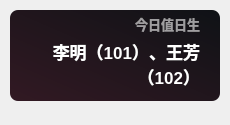
<?xml version="1.0" encoding="UTF-8"?>
<ui version="4.0">
 <class>Theme</class>
 <widget class="QWidget" name="Form">
  <property name="geometry">
   <rect>
    <x>0</x>
    <y>0</y>
    <width>230</width>
    <height>125</height>
   </rect>
  </property>
  <property name="minimumSize">
   <size>
    <width>0</width>
    <height>0</height>
   </size>
  </property>
  <property name="maximumSize">
   <size>
    <width>16777215</width>
    <height>65536</height>
   </size>
  </property>
  <property name="windowTitle">
   <string>值日生</string>
  </property>
  <widget class="QLabel" name="duty_title">
   <property name="geometry">
    <rect>
     <x>30</x>
     <y>14</y>
     <width>170</width>
     <height>20</height>
    </rect>
   </property>
   <property name="font">
    <font>
     <family>Microsoft YaHei UI</family>
     <pointsize>10</pointsize>
     <weight>75</weight>
     <bold>true</bold>
    </font>
   </property>
   <property name="styleSheet">
    <string notr="true">color: rgba(255, 255, 255, 150);
font-weight: bold;</string>
   </property>
   <property name="text">
    <string>今日值日生</string>
   </property>
   <property name="textFormat">
    <enum>Qt::PlainText</enum>
   </property>
   <property name="alignment">
    <set>Qt::AlignRight|Qt::AlignTrailing|Qt::AlignVCenter</set>
   </property>
  </widget>
  <widget class="QLabel" name="duty_text">
   <property name="geometry">
    <rect>
     <x>30</x>
     <y>34</y>
     <width>170</width>
     <height>60</height>
    </rect>
   </property>
   <property name="font">
    <font>
     <family>Microsoft YaHei UI</family>
     <pointsize>13</pointsize>
     <weight>75</weight>
     <bold>true</bold>
    </font>
   </property>
   <property name="styleSheet">
    <string notr="true">border: none;
color: rgba(255, 255, 255, 255);
font-weight: bold</string>
   </property>
   <property name="text">
    <string>李明（101）、王芳（102）</string>
   </property>
   <property name="textFormat">
    <enum>Qt::RichText</enum>
   </property>
   <property name="wordWrap">
    <bool>true</bool>
   </property>
   <property name="alignment">
    <set>Qt::AlignRight|Qt::AlignTrailing|Qt::AlignVCenter</set>
   </property>
  </widget>
  <widget class="QLabel" name="backgnd">
   <property name="geometry">
    <rect>
     <x>10</x>
     <y>10</y>
     <width>210</width>
     <height>91</height>
    </rect>
   </property>
   <property name="styleSheet">
    <string notr="true">background-color: qlineargradient(spread:pad, x1:0, y1:1, x2:1, y2:0, stop:0 rgba(50, 25, 35, 255), stop:1 rgba(15, 18, 22, 255));
border-radius: 8px</string>
   </property>
   <property name="text">
    <string/>
   </property>
  </widget>
  <widget class="QLabel" name="img">
   <property name="geometry">
    <rect>
     <x>10</x>
     <y>10</y>
     <width>91</width>
     <height>91</height>
    </rect>
   </property>
   <property name="styleSheet">
    <string notr="true"/>
   </property>
   <property name="pixmap">
    <pixmap>../img/1.png</pixmap>
   </property>
   <property name="scaledContents">
    <bool>true</bool>
   </property>
  </widget>
  <zorder>backgnd</zorder>
  <zorder>img</zorder>
  <zorder>duty_title</zorder>
  <zorder>duty_text</zorder>
 </widget>
 <resources/>
 <connections/>
</ui>
